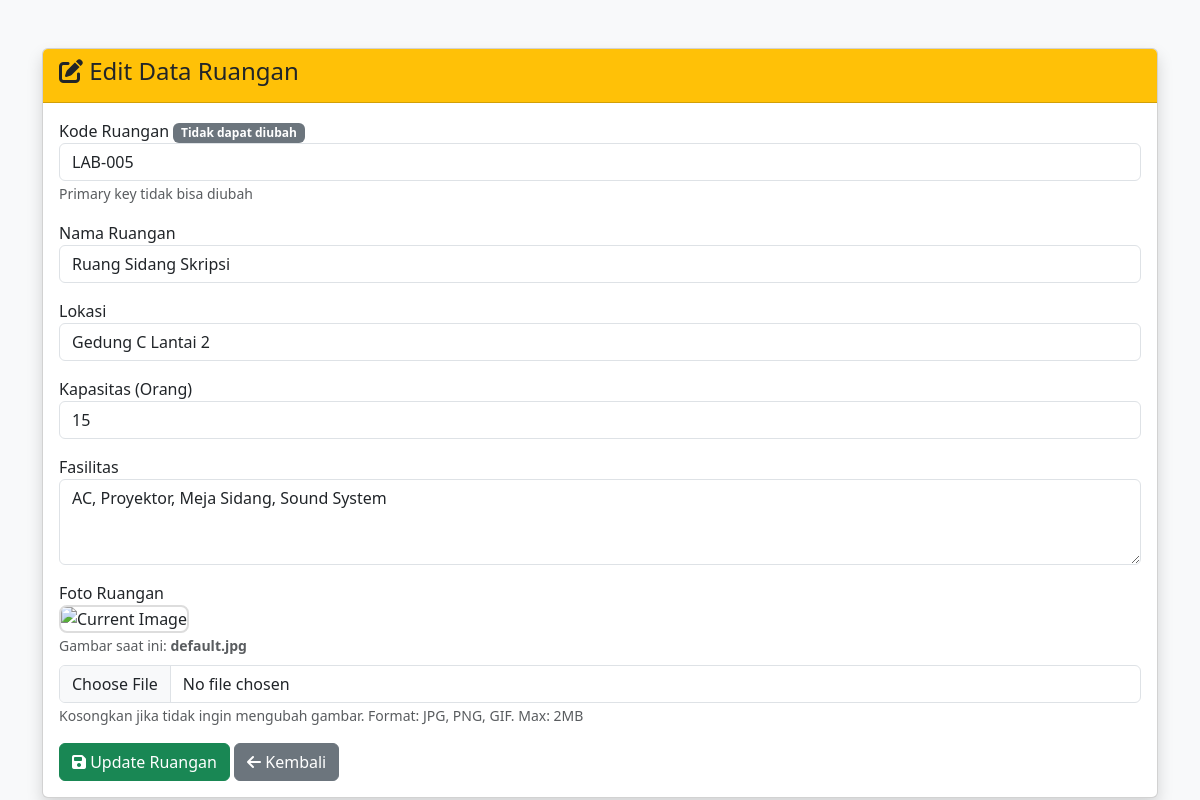
/views/edit_ruangan.php?id=5 (signed in), run on the app's committed database.
### tables this page shows
CREATE TABLE IF NOT EXISTS `ruangan` (
  `id` int(11) NOT NULL AUTO_INCREMENT,
  `kode_ruangan` varchar(50) NOT NULL COMMENT 'Auto-generate: LAB-001',
  `nama_ruangan` varchar(100) NOT NULL,
  `lokasi` varchar(200) NOT NULL DEFAULT 'Tidak Ditentukan',
  `kapasitas` int(11) NOT NULL DEFAULT 0 COMMENT 'Jumlah orang',
  `fasilitas` text DEFAULT NULL COMMENT 'Deskripsi fasilitas ruangan',
  `gambar` varchar(255) NOT NULL DEFAULT 'default_ruang.jpg' COMMENT 'Nama file di folder uploads/',
  `status` enum('tersedia','tidak tersedia') NOT NULL DEFAULT 'tersedia',
  `created_at` timestamp NOT NULL DEFAULT CURRENT_TIMESTAMP,
  PRIMARY KEY (`id`),
  UNIQUE KEY `kode_ruangan` (`kode_ruangan`)
);

### classes/Ruangan.php (called while the page is built, shortened)
<?php
class Ruangan
{
    private $conn;
    private $table_name = "ruangan";
    public function __construct($db)
    {
        $this->conn = $db;
    }
    public function getRuanganById($id)
    {
        $stmt = $this->conn->prepare("SELECT * FROM " . $this->table_name . " WHERE id = ?");
        $stmt->bind_param("i", $id);
        $stmt->execute();
        $result = $stmt->get_result();
        return $result->fetch_assoc();
    }
}

### views/edit_ruangan.php (the view, shortened to what this page needs)
<?php
include_once '../classes/Ruangan.php';
$database = new Database();
$db = $database->getConnection();
$ruangan = new Ruangan($db);
$id = $_GET['id'];
$dataRuangan = $ruangan->getRuanganById($id);
?>
<!DOCTYPE html>
<html lang="id">
<head>
    <link href="https://cdn.jsdelivr.net/npm/bootstrap@5.3.0/dist/css/bootstrap.min.css" rel="stylesheet">
    <link rel="stylesheet" href="https://cdnjs.cloudflare.com/ajax/libs/font-awesome/6.4.0/css/all.min.css">
</head>
<body class="bg-light">
    <div class="container mt-5">
        <div class="card shadow">
            <div class="card-header bg-warning text-dark">
                <h4><i class="fas fa-edit"></i> Edit Data Ruangan</h4>
            </div>
            <div class="card-body">
                <form method="POST" enctype="multipart/form-data">
                    <div class="mb-3">
                        <label>Kode Ruangan <span class="badge bg-secondary">Tidak dapat diubah</span></label>
                        <input type="text" name="kode_ruangan" class="form-control" value="<?= $dataRuangan['kode_ruangan'] ?? $dataRuangan['kode_ruang'] ?? 'N/A' ?>" readonly>
                        <small class="text-muted">Primary key tidak bisa diubah</small>
                    </div>
                    <div class="mb-3">
                        <label>Nama Ruangan</label>
                        <input type="text" name="nama_ruangan" class="form-control" value="<?= htmlspecialchars($dataRuangan['nama_ruangan'] ?? '') ?>" required>
                    </div>
                    <div class="mb-3">
                        <label>Lokasi</label>
                        <input type="text" name="lokasi" class="form-control" value="<?= htmlspecialchars($dataRuangan['lokasi'] ?? '') ?>" required>
                    </div>
                    <div class="mb-3">
                        <label>Kapasitas (Orang)</label>
                        <input type="number" name="kapasitas" class="form-control" value="<?= $dataRuangan['kapasitas'] ?? 0 ?>" required>
                    </div>
                    <div class="mb-3">
                        <label>Fasilitas</label>
                        <textarea name="fasilitas" class="form-control" rows="3"><?= htmlspecialchars($dataRuangan['fasilitas'] ?? '') ?></textarea>
                    </div>
                    <div class="mb-3">
                        <label>Foto Ruangan</label>
                        <div class="mb-2">
                            <?php
                            $currentImage = $dataRuangan['gambar'] ?? 'default.jpg';
                            $imagePath = "../uploads/" . $currentImage;
                            if (!file_exists($imagePath)) {
                                $currentImage = 'default.jpg';
                            }
                            ?>
                            <img src="../uploads/<?= $currentImage ?>" alt="Current Image" width="150" height="150" style="object-fit: cover; border: 2px solid #ddd; border-radius: 8px;">
                            <br>
                            <small class="text-muted">Gambar saat ini: <strong><?= $currentImage ?></strong></small>
                        </div>
                        <input type="file" name="gambar" class="form-control">
                        <small class="text-muted">Kosongkan jika tidak ingin mengubah gambar. Format: JPG, PNG, GIF. Max: 2MB</small>
                    </div>
                    <button type="submit" name="submit" class="btn btn-success">
                        <i class="fas fa-save"></i> Update Ruangan
                    </button>
                    <a href="dashboard.php?page=ruangan" class="btn btn-secondary">
                        <i class="fas fa-arrow-left"></i> Kembali
                    </a>
                </form>
            </div>
        </div>
    </div>
</body>
</html>

### data on the page
ruangan: kode_ruangan "LAB-005", nama_ruangan "Ruang Sidang Skripsi", lokasi "Gedung C Lantai 2", kapasitas "15", fasilitas "AC, Proyektor, Meja Sidang, Sound System", gambar "default.jpg"
